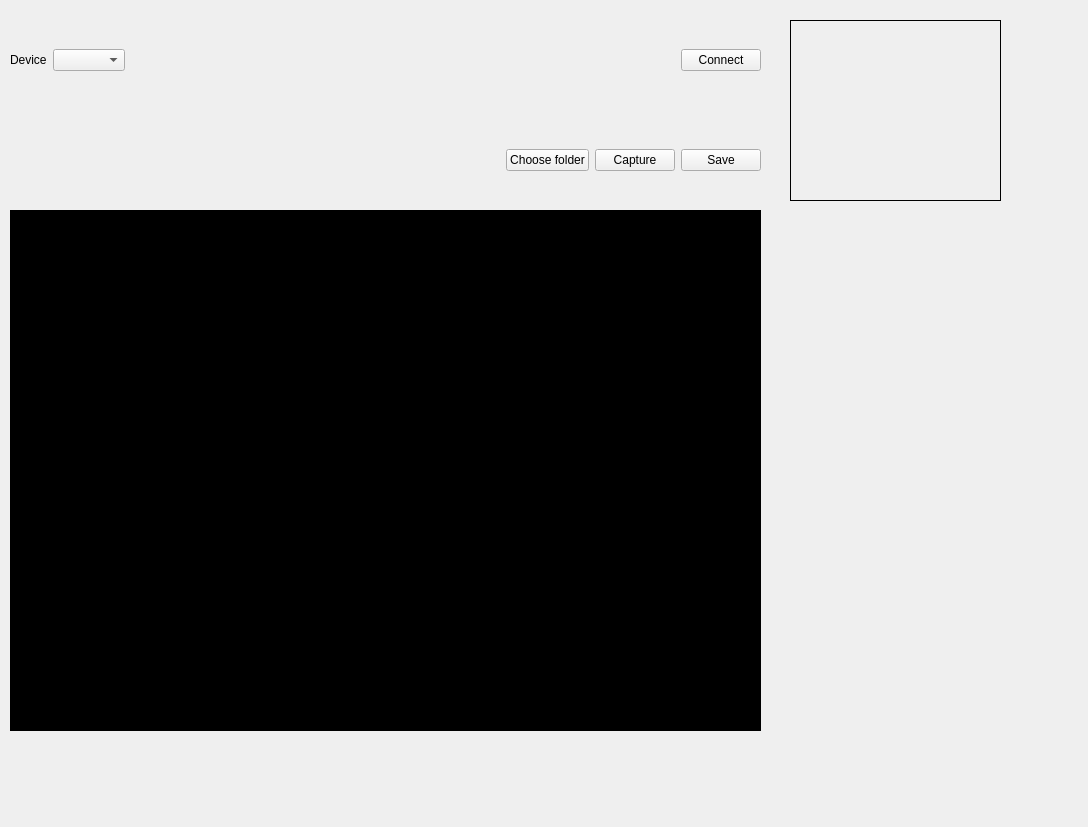
<?xml version="1.0" encoding="UTF-8"?>
<ui version="4.0">
 <class>AddPhoto</class>
 <widget class="QWidget" name="AddPhoto">
  <property name="geometry">
   <rect>
    <x>0</x>
    <y>0</y>
    <width>1088</width>
    <height>827</height>
   </rect>
  </property>
  <property name="windowTitle">
   <string>IUTGram</string>
  </property>
  <property name="windowIcon">
   <iconset resource="resources.qrc">
    <normaloff>:/eyeimage/logonomy-1687629985334.jpeg</normaloff>:/eyeimage/logonomy-1687629985334.jpeg</iconset>
  </property>
  <widget class="QWidget" name="horizontalLayoutWidget">
   <property name="geometry">
    <rect>
     <x>10</x>
     <y>20</y>
     <width>751</width>
     <height>80</height>
    </rect>
   </property>
   <layout class="QHBoxLayout" name="horizontalLayout">
    <item>
     <widget class="QLabel" name="label">
      <property name="text">
       <string>Device</string>
      </property>
     </widget>
    </item>
    <item>
     <widget class="QComboBox" name="deviceSelection"/>
    </item>
    <item>
     <spacer name="horizontalSpacer">
      <property name="orientation">
       <enum>Qt::Horizontal</enum>
      </property>
      <property name="sizeHint" stdset="0">
       <size>
        <width>40</width>
        <height>20</height>
       </size>
      </property>
     </spacer>
    </item>
    <item>
     <widget class="QPushButton" name="connect">
      <property name="cursor">
       <cursorShape>PointingHandCursor</cursorShape>
      </property>
      <property name="text">
       <string>Connect</string>
      </property>
     </widget>
    </item>
   </layout>
  </widget>
  <widget class="QWidget" name="horizontalLayoutWidget_2">
   <property name="geometry">
    <rect>
     <x>10</x>
     <y>120</y>
     <width>751</width>
     <height>80</height>
    </rect>
   </property>
   <layout class="QHBoxLayout" name="horizontalLayout_3">
    <item>
     <spacer name="horizontalSpacer_2">
      <property name="orientation">
       <enum>Qt::Horizontal</enum>
      </property>
      <property name="sizeHint" stdset="0">
       <size>
        <width>40</width>
        <height>20</height>
       </size>
      </property>
     </spacer>
    </item>
    <item>
     <widget class="QPushButton" name="choose">
      <property name="cursor">
       <cursorShape>PointingHandCursor</cursorShape>
      </property>
      <property name="text">
       <string>Choose folder</string>
      </property>
     </widget>
    </item>
    <item>
     <widget class="QPushButton" name="capture">
      <property name="cursor">
       <cursorShape>PointingHandCursor</cursorShape>
      </property>
      <property name="text">
       <string>Capture</string>
      </property>
     </widget>
    </item>
    <item>
     <widget class="QPushButton" name="save">
      <property name="cursor">
       <cursorShape>PointingHandCursor</cursorShape>
      </property>
      <property name="text">
       <string>Save</string>
      </property>
     </widget>
    </item>
   </layout>
  </widget>
  <widget class="QFrame" name="frame">
   <property name="geometry">
    <rect>
     <x>10</x>
     <y>210</y>
     <width>751</width>
     <height>521</height>
    </rect>
   </property>
   <property name="sizePolicy">
    <sizepolicy hsizetype="Expanding" vsizetype="Expanding">
     <horstretch>0</horstretch>
     <verstretch>0</verstretch>
    </sizepolicy>
   </property>
   <property name="styleSheet">
    <string notr="true">background-color: rgb(0, 0, 0);</string>
   </property>
   <layout class="QHBoxLayout" name="horizontalLayout_2">
    <property name="sizeConstraint">
     <enum>QLayout::SetNoConstraint</enum>
    </property>
   </layout>
  </widget>
  <widget class="QLabel" name="sampel">
   <property name="geometry">
    <rect>
     <x>790</x>
     <y>20</y>
     <width>211</width>
     <height>181</height>
    </rect>
   </property>
   <property name="minimumSize">
    <size>
     <width>0</width>
     <height>0</height>
    </size>
   </property>
   <property name="font">
    <font>
     <pointsize>5</pointsize>
    </font>
   </property>
   <property name="frameShape">
    <enum>QFrame::Box</enum>
   </property>
   <property name="text">
    <string/>
   </property>
  </widget>
 </widget>
 <resources>
  <include location="resources.qrc"/>
 </resources>
 <connections/>
</ui>
